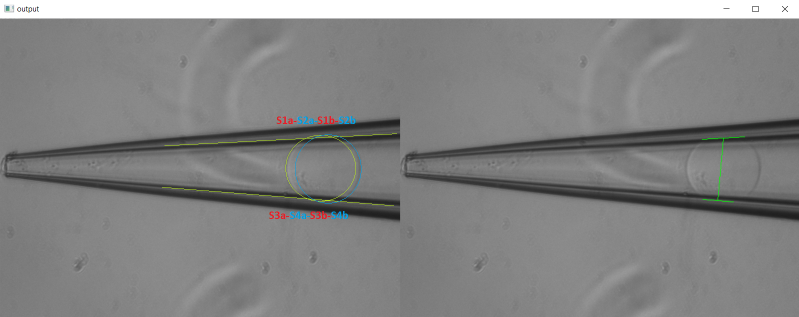
#> input picture Spionts.png, 1598 x 634 px, given in place of test.tiff, which was not available (shown at 1/2 size)
$ python partialimageLeft.py
#> lines starting #> are read from the running program, lines starting #| are printed output that depends on the picture; after the words box and inside, x2 and y2 are one past the last pixel; in counts of white or black regions, pixels touching at a corner belong together; pictures that were not available may be replaced by others from this repository, and a replacement may not be noted
# -*- coding: utf-8 -*-
"""
Created on Mon Feb 22 12:49:21 2021

@author: 20183245
"""

# import the necessary packages
import numpy as np
import cv2
from PIL import Image


# =============================================================================
# ap = argparse.ArgumentParser()
# ap.add_argument("-i", "--image", required = True, help = "Path to the image")
# args = vars(ap.parse_args())
# =============================================================================

# load the image, clone it for output, and then convert it to grayscale
image = cv2.imread('images/test.tiff')
#> image is the input picture: shape (634, 1598, 3); mean B, G, R 131.5, 131.8, 131.6
rbound=550 #x coord of the section
imageleft=image[:,:rbound]
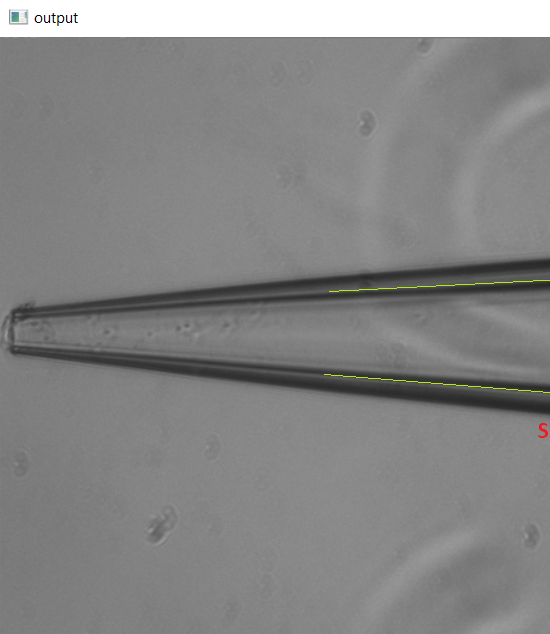
#> imageleft: shape (634, 550, 3); mean B, G, R 133.2, 133.5, 133.4
outputleft = imageleft.copy()
gray = cv2.cvtColor(image, cv2.COLOR_BGR2GRAY)

#Detect lines in the image
edges = cv2.Canny(gray,9000,9000,apertureSize = 7)
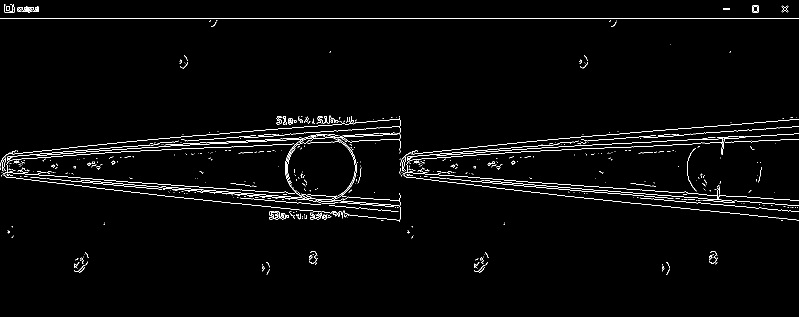
#> edges: shape (634, 1598) (shown at 1/2 size); 2% white in thin lines or dots, all inside (x1, y1, x2, y2) = (0, 8, 1598, 550)
edgesleft=edges[:,:rbound]
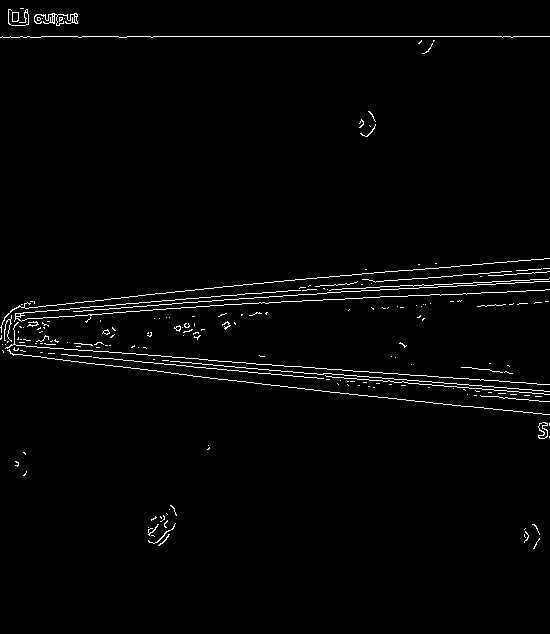
#> edgesleft: shape (634, 550); 1.9% white in thin lines or dots, all inside (x1, y1, x2, y2) = (0, 8, 550, 549)

# detect circles in the image
circles = cv2.HoughCircles(edgesleft, cv2.HOUGH_GRADIENT,1,8, param1=600,param2=36,minRadius=20,maxRadius=75) #cv2.HoughCircles(edges, cv2.HOUGH_GRADIENT,1,8, param1=63,param2=26,minRadius=20,maxRadius=75)
#> circles = None
# ensure at least some circles were found
if circles is not None:
	# convert the (x, y) coordinates and radius of the circles to integers
	circles = np.round(circles[0, :]).astype("int")
	# loop over the (x, y) coordinates and radius of the circles
	for (x, y, r) in circles:
		# draw the circle in the output image, then draw a rectangle
		# corresponding to the center of the circle
		cv2.circle(outputleft, (x, y), r, (0, 255, 0), 1)
		cv2.rectangle(outputleft, (x - 2, y - 2), (x + 2, y + 2), (0, 128, 255), -1)

#cv2.imwrite('houghlines5.jpg',img)
# show the output image
cv2.imshow("output", np.hstack([imageleft, outputleft]))
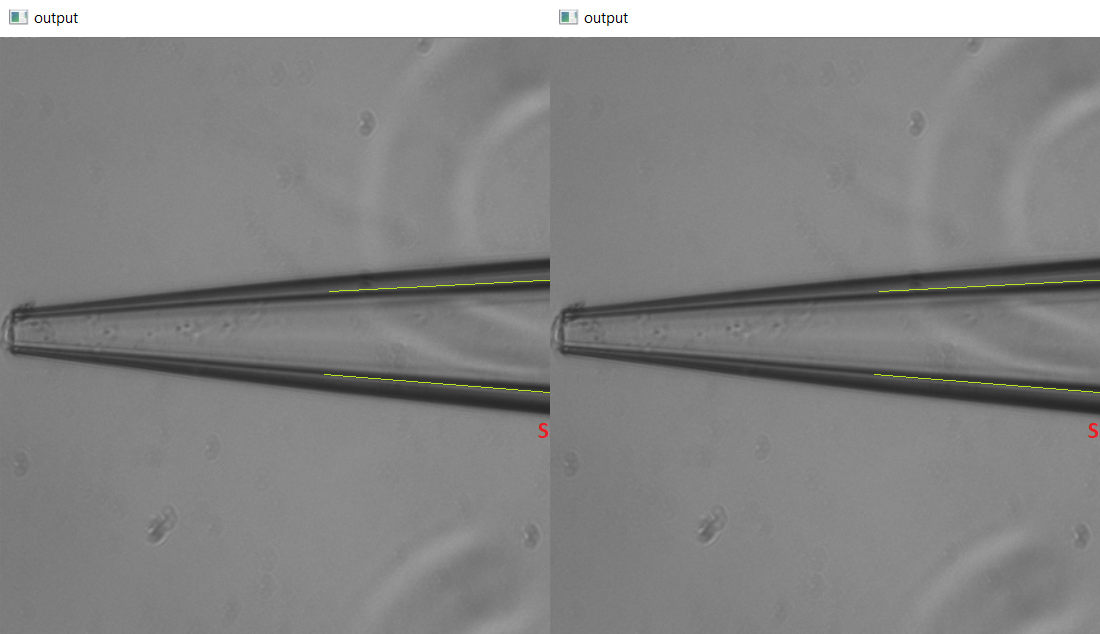
#> window 'output': shape (634, 1100, 3); mean B, G, R 133.2, 133.5, 133.4
cv2.imwrite('images/leftsemi.png', np.hstack([imageleft, outputleft]) ) # save image in images folder
#cleft=Circle(Point(x,y),r)
#cv2.imshow("edges",edgesleft) #use this to check the edges detected
#cv2.imwrite('images/canny50-50.png', edges ) # save image in images folder
cv2.waitKey(0)
cv2.destroyAllWindows()
